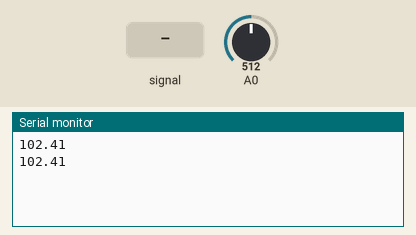
Recording of a sketch running on a simulated Arduino Uno, built with avr-gcc and run on an emulated ATmega328P. Parts: the last lines printed to the serial monitor. Inputs (shaded band) come from the test bench; at power-on: A0 = 512.

Above: at 1.2 s.
1.3 s: A0 fed a 200 Hz sine of ±81 counts around its level
At 2.0 s:
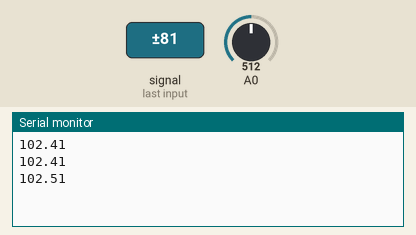
2.8 s: A0 set to 716
At 3.4 s:
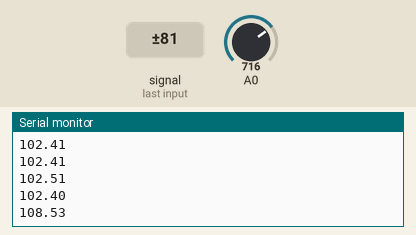
4.3 s: A0 set to 900
At 4.3 s:
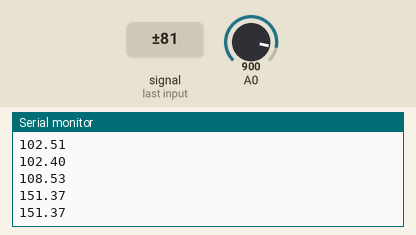
Timing chart, 0 to 7.3 s (numbered marks = the images above; inputs shaded):
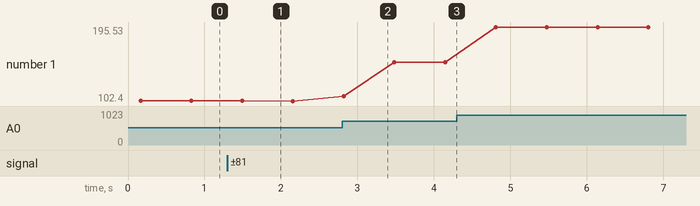

Measured:
- after the input at 1.3 s, the serial monitor: prints a new line after 0.19 s (image 1)
- after the input at 2.8 s, the serial monitor: prints a new line at once (image 2)
- plotted number 1: 102.41 → 102.4 after the input at 1.3 s, 102.4 → 151.37 after the input at 2.8 s, 151.37 → 195.53 after the input at 4.3 s

The sketch:

temperature.ino
```cpp
// Author @nonNoise
// See the http://kitagami.org/Study/Arduinopy20130120/20130120.html
#include "string.h"

// the setup routine runs once when you press reset:
void setup() {
  Serial.begin(115200);
}

#define _Read_MAX_CHAR_ 50
// the loop routine runs over and over again forever:
void loop() {
  int tmp = 0;
  int strlen;
  int AD;
  //strlen = Arduino_py_Command(Cbuf);

  double sensorVal;
  double temp = 0;
  double offset = 0.40; //オフセット(V)
  double tc = 19.53; //温度係数(mV)
  temp = 0;
  for(int i=0;i<1000;i++) {
    AD = analogRead(0);
    temp += (( 4.8 / 1024 * AD ) - offset ) / ( tc / 1000 );
  }

  Serial.println(temp/1000);

  delay(500);

}
```
